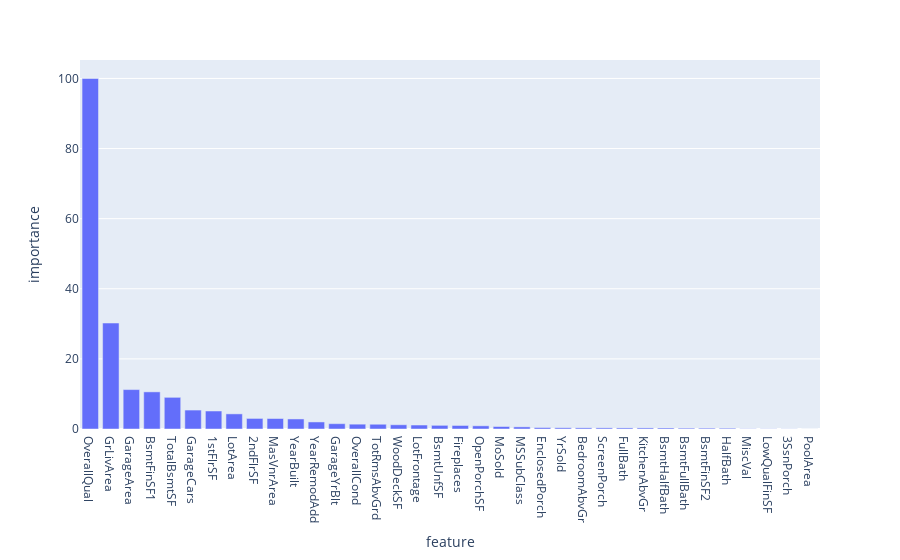

Notebook source saved alongside this figure:
### Code cell
import_dict = []
for i,v in enumerate(importance):
    import_dict.append([X.columns[i], v])

feat_imp = pd.DataFrame(import_dict, columns=["feature", "importance"]).sort_values(by="importance", ascending=False)
feat_imp.importance = 100.0 * (feat_imp.importance / feat_imp.importance.max())
px.bar(feat_imp, x="feature", y="importance")

### Figure 1 — Plotly figure (JSON) as saved in the notebook; plotly's stock layout.template omitted (floating-point values rounded to 4 significant figures)
{"data": [{"alignmentgroup": "True", "hovertemplate": "feature=%{x}<br>importance=%{y}<extra></extra>", "legendgroup": "", "marker": {"color": "#636efa"}, "name": "", "offsetgroup": "", "orientation": "v", "showlegend": false, "textposition": "auto", "type": "bar", "x": ["OverallQual", "GrLivArea", "GarageArea", "BsmtFinSF1", "TotalBsmtSF", "GarageCars", "1stFlrSF", "LotArea", "2ndFlrSF", "MasVnrArea", "YearBuilt", "YearRemodAdd", "GarageYrBlt", "OverallCond", "TotRmsAbvGrd", "WoodDeckSF", "LotFrontage", "BsmtUnfSF", "Fireplaces", "OpenPorchSF", "MoSold", "MSSubClass", "EnclosedPorch", "YrSold", "BedroomAbvGr", "ScreenPorch", "FullBath", "KitchenAbvGr", "BsmtHalfBath", "BsmtFullBath", "BsmtFinSF2", "HalfBath", "MiscVal", "LowQualFinSF", "3SsnPorch", "PoolArea"], "xaxis": "x", "y": [100, 30.23, 11.25, 10.59, 9.034, 5.404, 5.134, 4.312, 3.014, 2.992, 2.863, 2.012, 1.515, 1.378, 1.358, 1.206, 1.133, 1.045, 1.005, 0.9061, 0.7106, 0.604, 0.4096, 0.3537, 0.3314, 0.3249, 0.3082, 0.3076, 0.2942, 0.2398, 0.2385, 0.2188, 0.06273, 0.05083, 0.03406, 0.004854], "yaxis": "y"}], "layout": {"barmode": "relative", "legend": {"tracegroupgap": 0}, "margin": {"t": 60}, "xaxis": {"anchor": "y", "domain": [0, 1], "title": {"text": "feature"}}, "yaxis": {"anchor": "x", "domain": [0, 1], "title": {"text": "importance"}}}}
